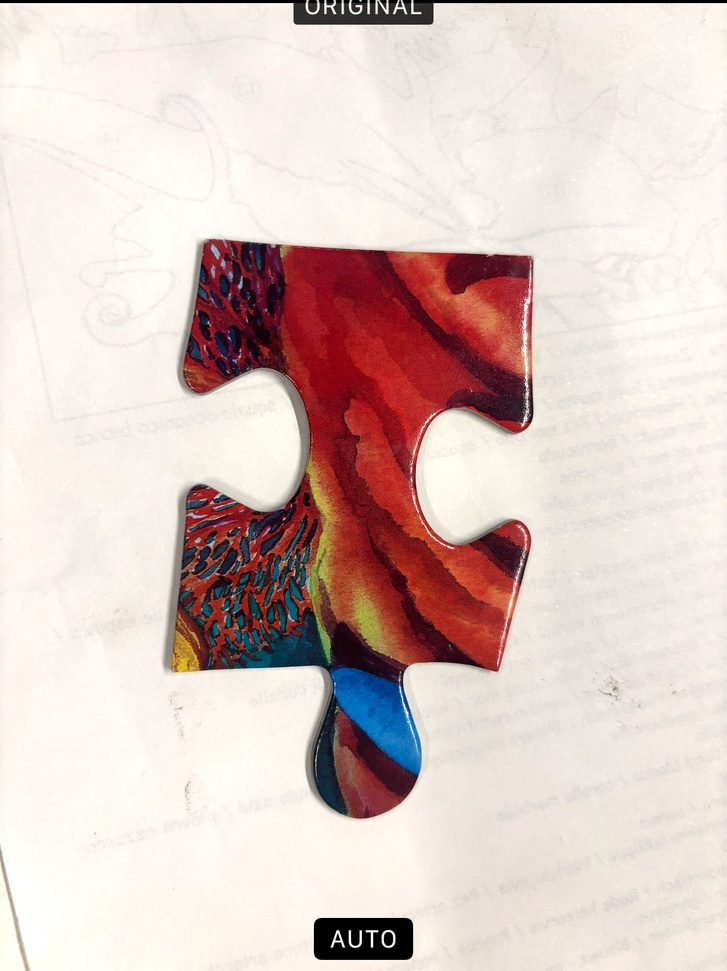
#> input picture TheoRandomWork/puzzle_piece.jpg, 727 x 971 px, shrunk from 1179 x 1574 before the run, found by its file name
$ python cv2CornerTest.py
#> lines starting #> are read from the running program, lines starting #| are printed output that depends on the picture; after the words box and inside, x2 and y2 are one past the last pixel; in counts of white or black regions, pixels touching at a corner belong together
import cv2
import numpy as np

img = cv2.imread('C:/Users/TheSi/Desktop/code/DurHack/TheoRandomWork/puzzle_piece.jpg')
#> img is the input picture: shape (971, 727, 3); mean B, G, R 195.1, 199.8, 219
gray = cv2.cvtColor(img, cv2.COLOR_BGR2GRAY)
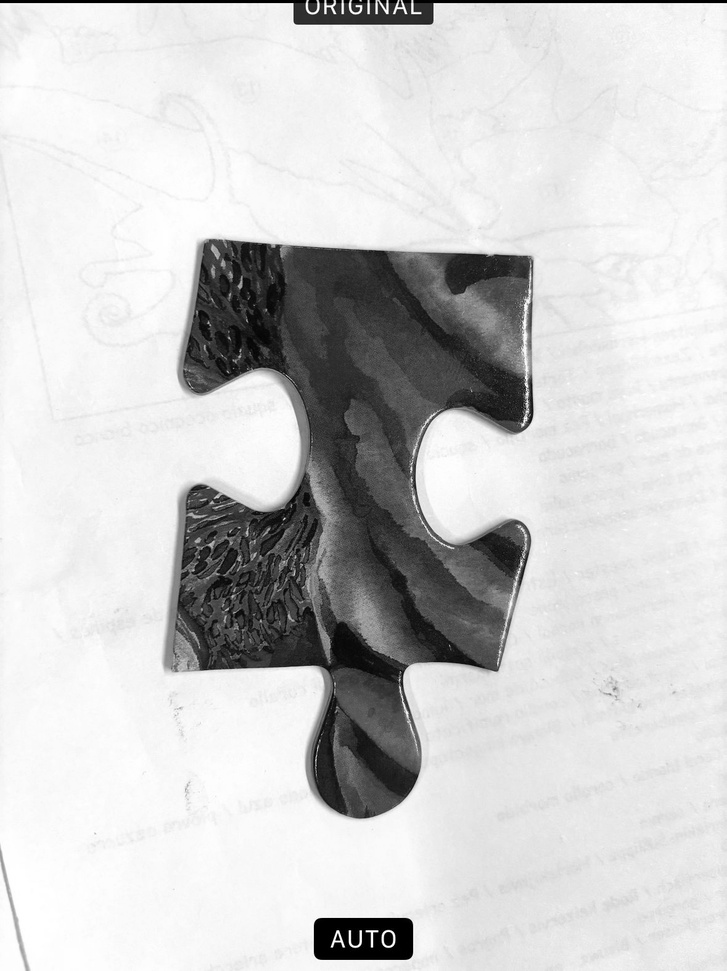
#> gray: shape (971, 727); min 0, max 255, mean 204.9
blur = cv2.GaussianBlur(gray, (5,5), 0)
_, thresh = cv2.threshold(blur, 240, 255, cv2.THRESH_BINARY_INV)
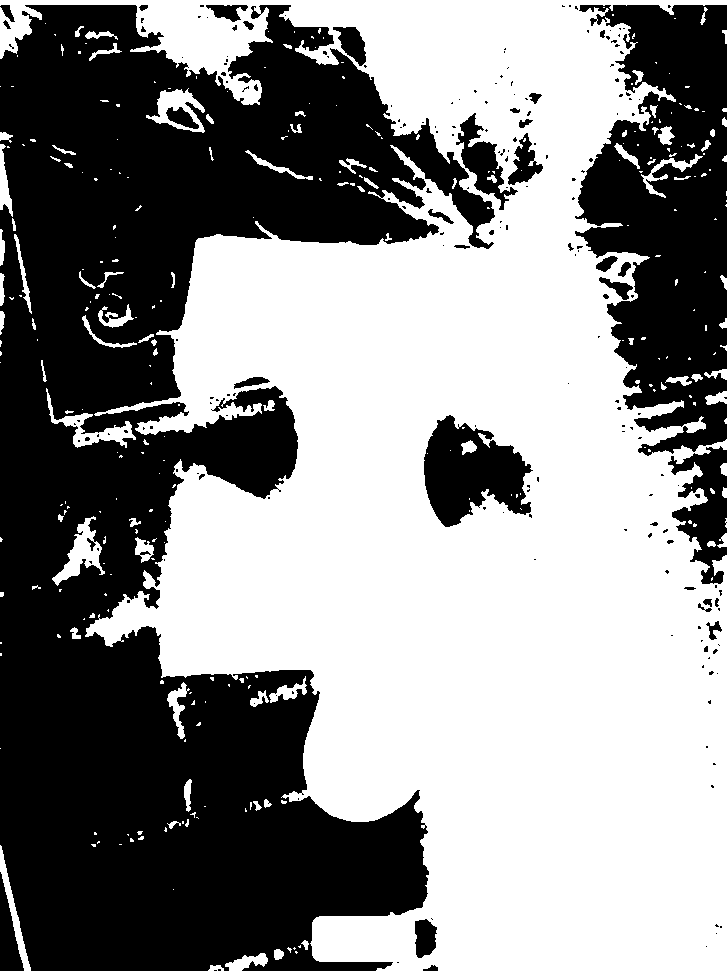
#> thresh: shape (971, 727); 54.6% white; 205 black regions (167 under 20 px), largest, box (x1, y1, x2, y2) and area: (0, 5, 495, 971) 254966, (575, 5, 727, 456) 44764, (424, 415, 533, 527) 7397

kernel = np.ones((5,5), np.uint8)
mask = cv2.morphologyEx(thresh, cv2.MORPH_CLOSE, kernel)
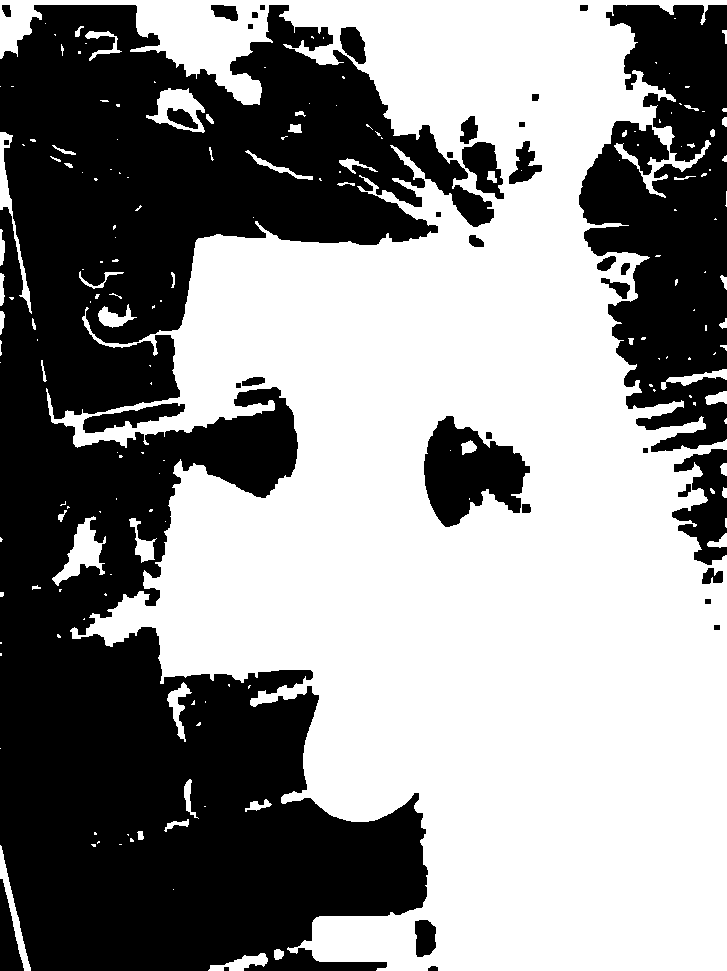
#> mask: shape (971, 727); 55.6% white; 38 black regions, largest, box (x1, y1, x2, y2) and area: (0, 5, 494, 971) 250416, (579, 5, 727, 452) 43386, (424, 416, 530, 527) 7015
mask = cv2.morphologyEx(mask, cv2.MORPH_OPEN, kernel)
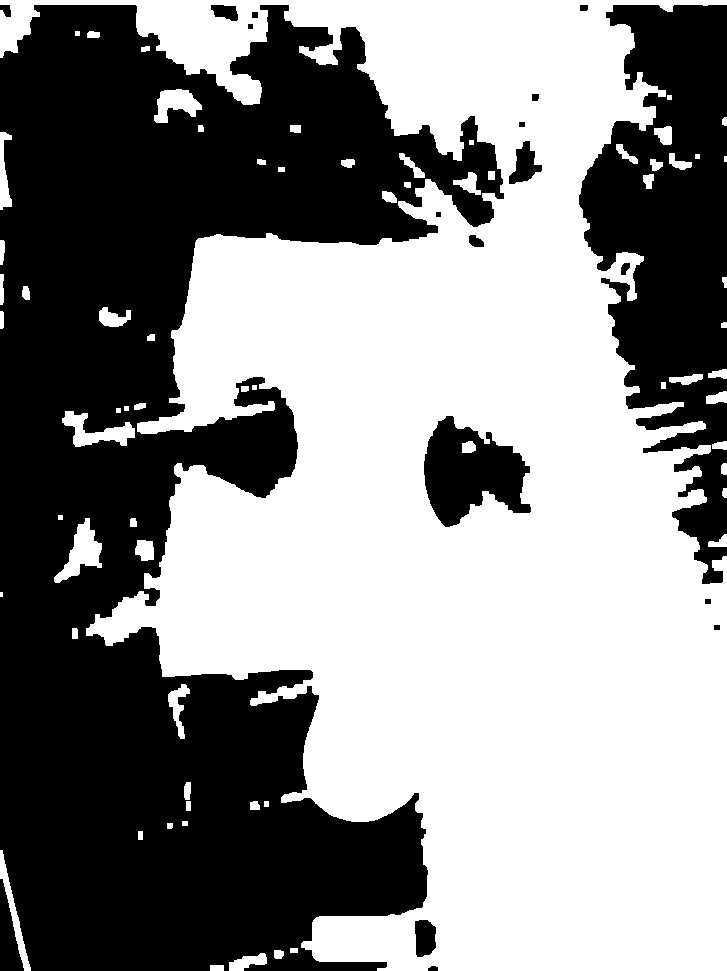
#> mask: shape (971, 727); 54.7% white; 19 black regions, largest, box (x1, y1, x2, y2) and area: (0, 5, 504, 971) 259729, (579, 5, 727, 584) 49379, (424, 416, 531, 527) 7223

cv2.imshow('Polarized', mask)
cv2.waitKey(0)
cv2.destroyAllWindows()
